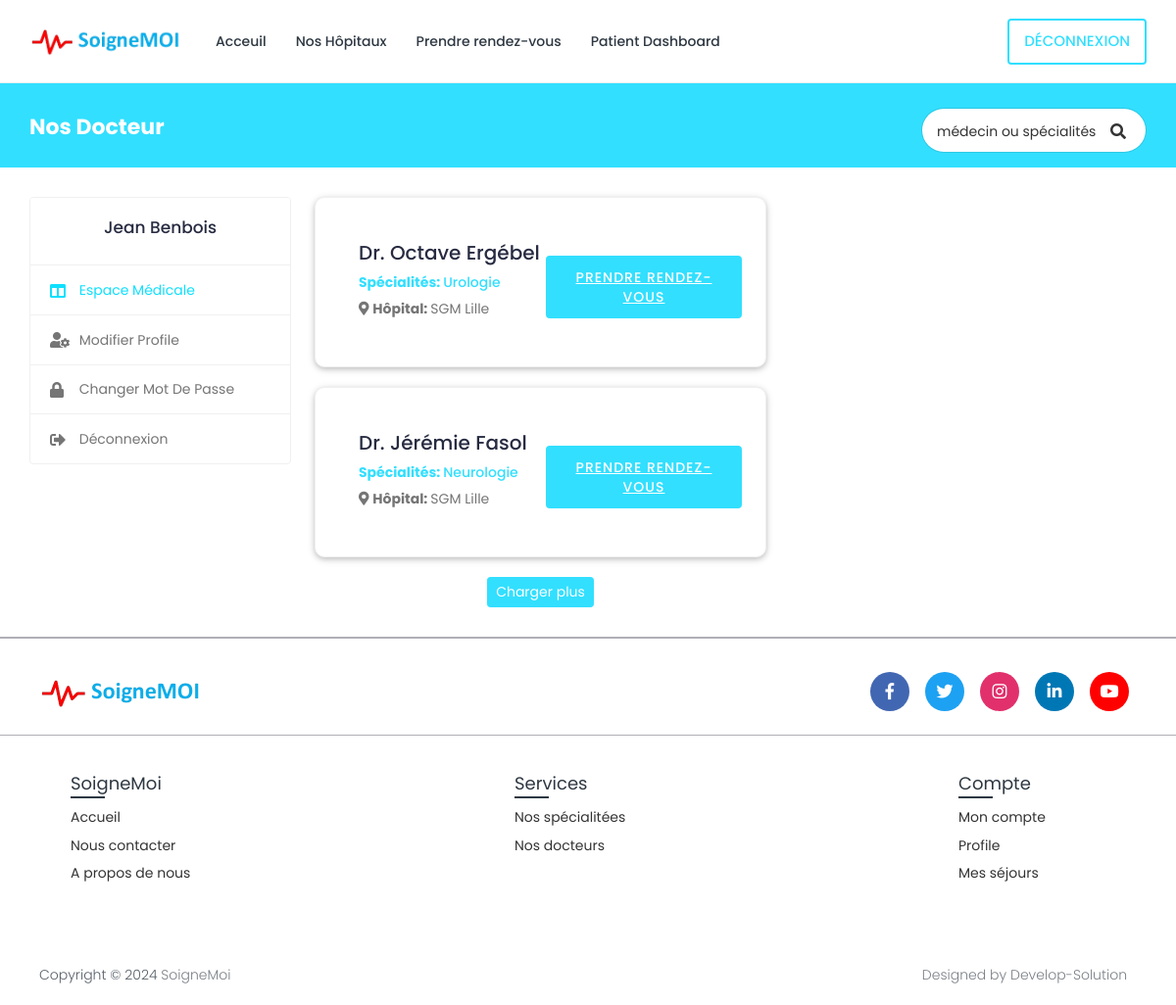
Page /search/ (signed in) on the committed database.
### book/models.py (models this page shows, shortened)
class Patient(models.Model):
    patient_id = models.AutoField(primary_key=True)
    user = models.OneToOneField(User, on_delete=models.CASCADE, null=True, blank=True, related_name='patient')
    first_name = models.CharField(max_length=200, null=True, blank=True)
    last_name = models.CharField(max_length=200, null=True, blank=True)
    phone_number = models.CharField(max_length=10,null=True, blank=True)
    address = models.CharField(max_length=200, null=True, blank=True)
    date_of_bird = models.DateField(null=True, blank=True)
    serial_number = models.CharField(max_length=200, null=True, blank=True)

class Doctor(models.Model):
    doctor_id = models.AutoField(primary_key=True)
    user = models.OneToOneField(User, on_delete=models.CASCADE, null=True, blank=True, related_name='profile')
    first_name = models.CharField(max_length=200, null=True)
    last_name = models.CharField(max_length=200, null=True)
    specialization = models.ForeignKey(Specialization, on_delete=models.SET_NULL, null=True, blank=True)
    phone_number = models.CharField(max_length=200, null=True, blank=True)
    date_of_bird = models.DateField(null=True, blank=True)
    reg_number = models.CharField(max_length=6, null=True, blank=True)
    hospital_name = models.ForeignKey(Hospital, on_delete=models.SET_NULL, null=True, blank=True)

class Specialization(models.Model):
    specialization_id = models.AutoField(primary_key=True)
    hospital = models.ForeignKey(Hospital, on_delete=models.CASCADE, null=True, blank=True)
    specialization_name = models.CharField(max_length=200, null=True, blank=True)

class Hospital(models.Model):
    hospital_id = models.AutoField(primary_key=True)
    name = models.CharField(max_length=200, null=True, blank=True)
    address = models.CharField(max_length=200, null=True, blank=True)
    featured_image = models.ImageField(upload_to='hospitals/', default='hospitals/default.png', null=True, blank=True)
    description = models.TextField(null=True, blank=True)
    email = models.EmailField(max_length=200, null=True, blank=True)
    phone_number = models.CharField(max_length=10,null=True, blank=True)
    def __str__(self):
        return str(self.name)

### book/views.py (the view)
# urls.py: path('search/', views.search, name='search'),
@csrf_exempt
@login_required(login_url="login")
def search(request):
    if request.user.is_authenticated and request.user.is_patient:
        search_query = ''
        if request.GET.get('search_query'):
            search_query = request.GET.get('search_query')
        doctors = Doctor.objects.filter(
            Q(last_name__icontains=search_query) |
            Q(first_name__icontains=search_query) |
            Q(specialization__specialization_name__icontains=search_query)
        )
        patient = Patient.objects.get(user=request.user)
        context = {'patient': patient, 'doctors': doctors,  'search_query': search_query}
        return render(request, 'book/doctors/search.html', context)
    else:
        logout(request)
        messages.error(request, 'Non autorisé')
        return render(request, 'login.html')

### templates/book/doctors/search.html (shortened to what this page needs)
{% extends 'book/base.html' %}
{% load static %}
{% block content %}
{% load static %}
  <body>
    <div class="main-wrapper">
      <div class="breadcrumb-bar">
				<div class="container-fluid">
					<div class="row align-items-center">
						<div class="col-md-6 col-6">
							<h2 class="breadcrumb-title">Nos Docteur</h2>
						</div>
						<div class="col-md-6 col-6">
							<div class="top-nav-search">
								<form action="{% url 'search' %}" method="GET">
									<input type="text" class="form-control" placeholder="médecin ou spécialités" name="search_query" value="{{search_query}}">
									<button class="btn" type="submit"><i class="fa fa-search"></i></button>
								</form>
							</div>
						</div>
					</div>
				</div>
			</div>
      <div class="content">
        <div class="container-fluid">
          <div class="row">
            <div class="col-md-5 col-lg-4 col-xl-3 theiaStickySidebar">
              <div>{% include 'book/patient/patient-sidebar.html' %}</div>
            </div>
            <div class="col-md-12 col-lg-8 col-xl-5">
              {% for doctor in doctors %}
              <div class="card">
                <div class="card-body">
                  <div class="doctor-widget">
                    <div class="doc-info-left">
                      <div class="doc-info-cont">
                          <h4 class="doc-name">
                          <a >Dr. {{doctor.first_name}} {{doctor.last_name}} </a>
                          </h4>
                        <h5 class="doc-department"><b>Spécialités: </b>
                          {{ doctor.specialization.specialization_name }}
                        </h5>
                        <div class="clinic-details">
                          <p class="doc-location">
                            <i class="fas fa-map-marker-alt"></i> <b>Hôpital: </b>
                            {{doctor.hospital_name}}
                          </p>
                        </div>
                      </div>
                    </div>
                    <div class="doc-info-right">
                      <div class="clinic-booking">
                        <a class="apt-btn"
                          href="{% url 'booking' pk=doctor.doctor_id %}">Prendre rendez-vous</a>
                      </div>
                    </div>
                  </div>
                </div>
              </div>
              {% endfor %}
              <div class="load-more text-center">
                <a class="btn btn-primary btn-sm" href="javascript:void(0);"
                  >Charger plus</a
                >
              </div>
            </div>
          </div>
        </div>
      </div>
    </div>
  </body>
{% endblock content %}

### templates/book/patient/patient-sidebar.html
{% load static %}
<body>
    <div class="profile-sidebar">
      <div class="widget-profile pro-widget-content">
        <div class="profile-info-widget">
          <div class="profile-det-info">
            <h3>{{patient.first_name}} {{ patient.last_name}}</h3>
          </div>
        </div>
      </div>
      <div class="dashboard-widget">
        <nav class="dashboard-menu sidebar">
          <ul>
            <li class="active">
              <a href="{% url 'patient-dashboard' %}" class="nav-link">
                <i class="fas fa-columns"></i>
                <span>Espace médicale</span>
              </a>
            </li>
            <li>
              <a href="{% url 'profile-settings' %}" class="nav-link">
                <i class="fas fa-user-cog"></i>
                <span>Modifier profile</span>
              </a>
            </li>
            <li>
              <a href="{% url 'change-password' pk=user.id%}" class="nav-link">
                <i class="fas fa-lock"></i>
                <span>Changer mot de passe</span>
              </a>
            </li>
            <li>
              <a href="{% url 'logout' %}" class="nav-link">
                <i class="fas fa-sign-out-alt"></i>
                <span>Déconnexion</span>
              </a>
            </li>
          </ul>
        </nav>
      </div>
    </div>
</body>

### static/SGM/css/search.css (style rules this page uses)
.top-nav-search { float: right; margin-left: 15px; }
.top-nav-search form { margin-top: 10px; position: relative; width: 230px; }
.top-nav-search .form-control { border-color: rgba(0, 0, 0, 0.1); border-radius: 50px; color: #333; height: 40px; padding: 10px 50px 10px 15px; }
.top-nav-search .btn { background-color: transparent; border-color: transparent; color: #333; min-height: 40px; padding: 12px 20px; position: absolute; right: 0; top: 0; }
.top-nav-search .form-control::placeholder { color: #333; }

### static/SGM/css/hospital.css (style rules this page uses)
.card { display: block; margin-bottom: 20px; line-height: 1.42857143; background-color: #fff; border-radius: 10px; box-shadow: 0 2px 5px 0 rgba(0,0,0,0.16),0 2px 10px 0 rgba(0,0,0,0.12); transition: box-shadow .25s; }

### rows in the picture
Patient: first_name "Jean", last_name "Benbois"
Doctor: first_name "Octave", last_name "Ergébel", specialization.specialization_name "Urologie", hospital_name "SGM Lille"
Doctor: first_name "Jérémie", last_name "Fasol", specialization.specialization_name "Neurologie", hospital_name "SGM Lille"
